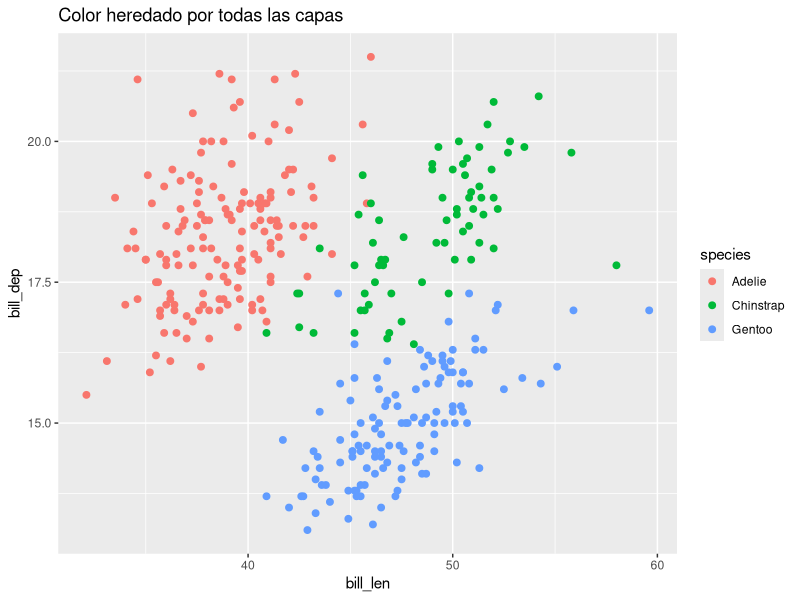
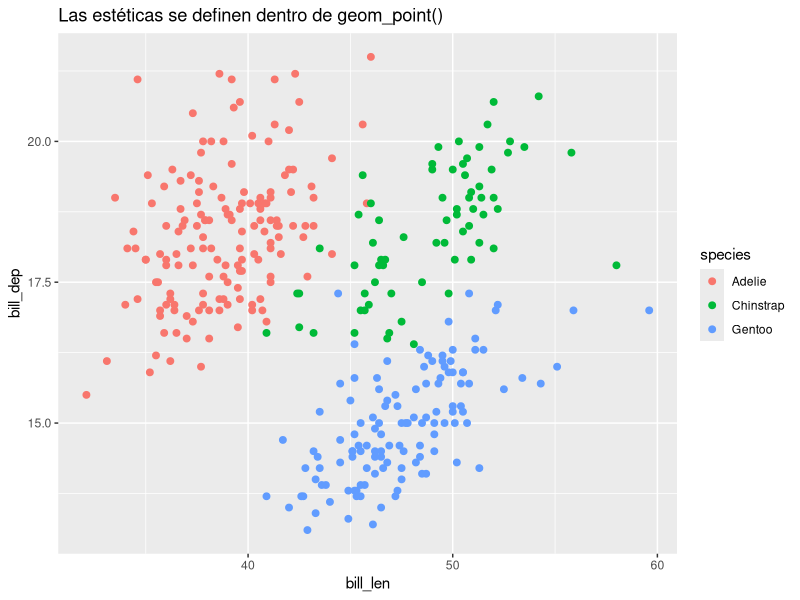
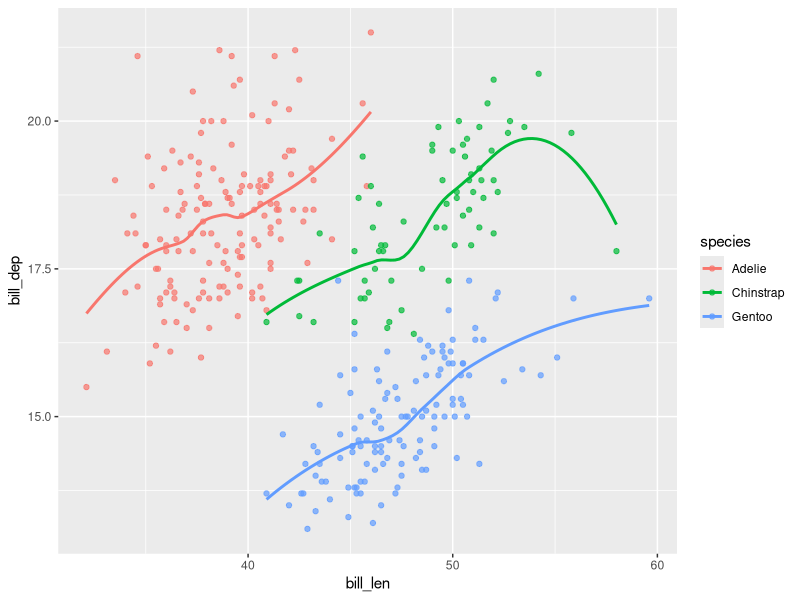
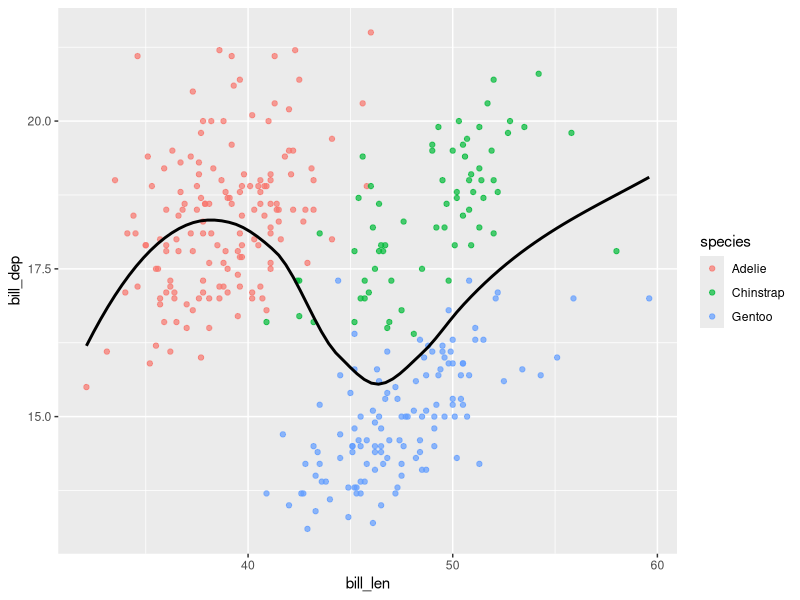
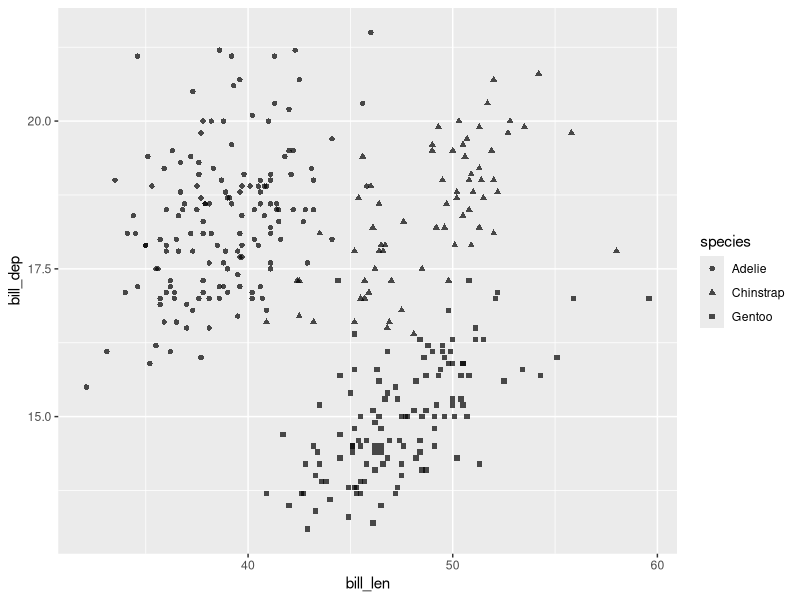
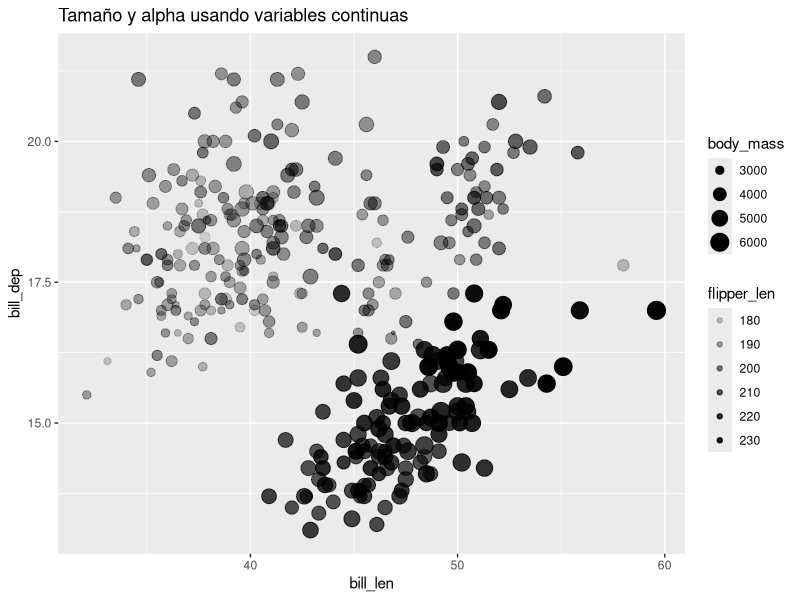

The R source for these figures, in order:
## ---- chunk 1
library(ggplot2)

ggplot(
  data = penguins,
  aes(
    x = bill_len,
    y = bill_dep,
    color = species
  )
) +
  geom_point(size = 2) +
  labs(title = "Color heredado por todas las capas")
## ---- chunk 2
ggplot(data = penguins) +
  geom_point(
    aes(
      x = bill_len,
      y = bill_dep,
      color = species
    ),
    size = 2
  ) +
  labs(title = "Las estéticas se definen dentro de geom_point()")
## ---- chunk 3
ggplot(
  data = penguins,
  aes(
    x = bill_len,
    y = bill_dep,
    color = species
  )
) +
  geom_point(alpha = 0.7) +
  geom_smooth(se = FALSE)
## ---- chunk 4
ggplot(
  data = penguins,
  aes(
    x = bill_len,
    y = bill_dep
  )
) +
  geom_point(
    aes(color = species),
    alpha = 0.7
  ) +
  geom_smooth(
    color = "black",
    se = FALSE
  )
## ---- chunk 5
ggplot(
  data = penguins,
  aes(
    x = bill_len,
    y = bill_dep
  )
) +
  geom_point(
    aes(shape = species),
    alpha = 0.7
  )
## ---- chunk 6
ggplot(
  data = penguins,
  aes(
    x = bill_len,
    y = bill_dep
  )
) +
  geom_point(
    aes(size = body_mass, alpha = flipper_len)
  )+
  labs(title = "Tamaño y alpha usando variables continuas")
